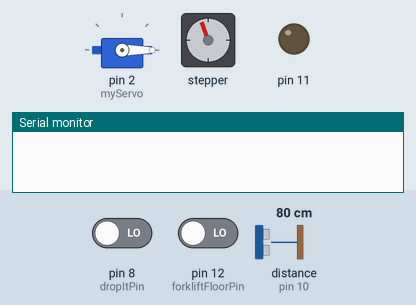
A sketch run on a simulated Arduino Uno, built with avr-gcc and run on an emulated ATmega328P. Parts: servo, stepper motor, output pins drawn as LEDs (lit = HIGH), the last lines printed to the serial monitor. The test bench sets the inputs (shaded band); at power-on: pin 12 (forkliftFloorPin) LOW, distance to the obstacle (sensor on pin 10) 80 cm, pin 8 (dropItPin) LOW. The echo pulse lasts 58.3 µs per cm; stepper angles assume 2048 steps per turn; pins used as bus, display or sensor lines are not drawn.

Above: at 1.4 s.
1.5 s: pin 12 (forkliftFloorPin) driven HIGH
4.8 s: distance to the obstacle (sensor on pin 10) set to 4 cm
8.1 s: distance to the obstacle (sensor on pin 10) set to 2 cm
At 8.7 s:
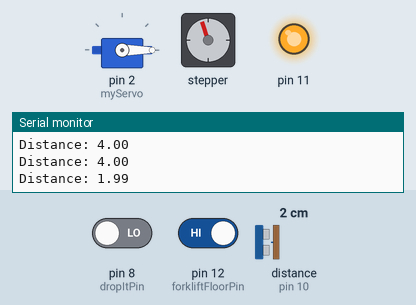
At 14.3 s:
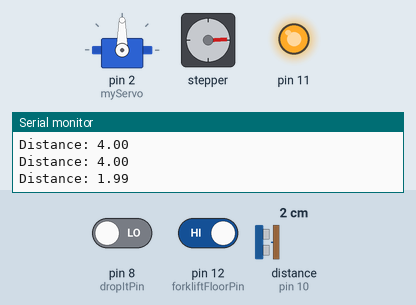
Timing chart, 0 to 15.8 s (numbered marks = the images above; inputs shaded):
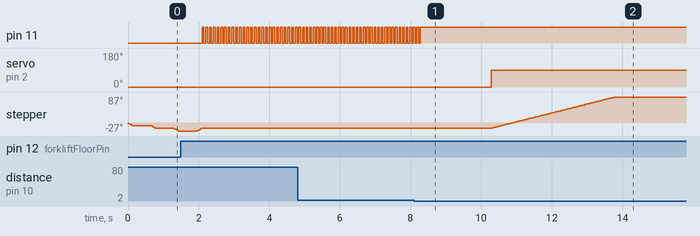

The sketch:

forklift.ino
```cpp
#include <Stepper.h>
#include <Servo.h>

const int stepsPerRevolution = 2048;

Stepper myStepper = Stepper(stepsPerRevolution, 7, 5, 6, 4);
Servo myServo;

const int trigPin = 9;
const int echoPin = 10;
const int dropItPin = 8;
const int forkliftFloorPin = 12;
float duration, distance;

void setup() {
  // put your setup code here, to run once:
  pinMode(trigPin, OUTPUT);
	pinMode(echoPin, INPUT);
  pinMode(forkliftFloorPin, INPUT);
  pinMode(dropItPin, INPUT);
  pinMode(11, OUTPUT);
	Serial.begin(9600);
  myServo.attach(2);
}

void loop() {

  distance = 10.0;
  myServo.write(0);

  // Calibrate Forklift
  while (digitalRead(forkliftFloorPin) == HIGH){
    myStepper.setSpeed(10);
    myStepper.step(50);
    delay(500);
  }
  while (digitalRead(forkliftFloorPin) != HIGH){
    myStepper.setSpeed(10);
    myStepper.step(-50);
    delay(500);
  }
  myStepper.step(50);

  // Wait until the can is close
  while (distance >= 2.5) {
    senseDistance();
    digitalWrite(11, HIGH);
    delay(50);
    digitalWrite(11, LOW);
    delay(50);
  }

  // Turn on indicator light
  digitalWrite(11, HIGH);

  // Let wheels drive forward into the can
  delay(2000);

  // Lock gate
  myServo.write(90);
  // Raise forklift
  myStepper.setSpeed(5);
  myStepper.step(600);

  // Wait for button press
  while (digitalRead(dropItPin) != HIGH) {
    delay(100);
  }

  // Drop that thing
  myStepper.setSpeed(10);
  myStepper.step(-600);
  myServo.write(0);

  // Wait until the can is far
  while (distance <= 2.5 || distance >= 10.0) {
    senseDistance();
    delay(100);
  }

  // Turn off indicator light
  digitalWrite(11, LOW);
}

void senseDistance() {
  // put your main code here, to run repeatedly:
  digitalWrite(trigPin, LOW);
	delayMicroseconds(2);
	digitalWrite(trigPin, HIGH);
	delayMicroseconds(10);
	digitalWrite(trigPin, LOW);
  duration = pulseIn(echoPin, HIGH);
  distance = (duration*.0343)/2;
  Serial.print("Distance: ");
	Serial.println(distance);
}
```

Measured:
- after the input at 1.5 s, pin 11: alternates HIGH for 0.05 s and LOW for 0.06 s, starting after 0.60 s
- after the input at 8.1 s, pin 11: goes on until 8.3 s, then stays HIGH; servo on pin 2 (myServo): 0° → 90° after 2.2 s; stepper: turns 105° clockwise in 3.5 s, starting after 2.2 s
